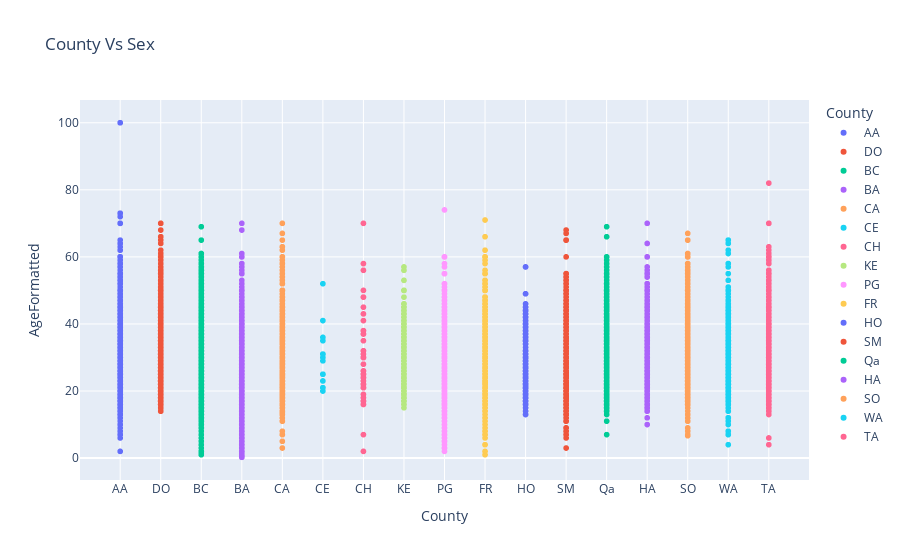

Notebook code for this chart:
### Code cell
fig = px.scatter(df[df["County"].notna()&df["AgeFormatted"].notna()], x="County", y="AgeFormatted", color="County", hover_name="Freed_FirstName",
                 title="County Vs Sex")

fig.show()
# fig = px.pie(df, names='AgeFormatted',color_discrete_sequence=px.colors.sequential.RdBu)
# fig.show()

### Figure 1 — Plotly figure (JSON) as saved in the notebook; plotly's stock layout.template omitted (floating-point values rounded to 4 significant figures; data arrays with more than 128 entries replaced by an {"elided": "..."} marker saying what was removed)
{"data": [{"hovertemplate": "<b>%{hovertext}</b><br><br>County=%{x}<br>AgeFormatted=%{y}<extra></extra>", "hovertext": {"elided": "3806 str values"}, "legendgroup": "AA", "marker": {"color": "#636efa", "symbol": "circle"}, "mode": "markers", "name": "AA", "showlegend": true, "type": "scattergl", "x": {"elided": "3806 str values"}, "xaxis": "x", "y": {"elided": "3806 int values"}, "yaxis": "y"}, {"hovertemplate": "<b>%{hovertext}</b><br><br>County=%{x}<br>AgeFormatted=%{y}<extra></extra>", "hovertext": {"elided": "1916 str values"}, "legendgroup": "DO", "marker": {"color": "#EF553B", "symbol": "circle"}, "mode": "markers", "name": "DO", "showlegend": true, "type": "scattergl", "x": {"elided": "1916 str values"}, "xaxis": "x", "y": {"elided": "1916 float values"}, "yaxis": "y"}, {"hovertemplate": "<b>%{hovertext}</b><br><br>County=%{x}<br>AgeFormatted=%{y}<extra></extra>", "hovertext": {"elided": "4000 str values"}, "legendgroup": "BC", "marker": {"color": "#00cc96", "symbol": "circle"}, "mode": "markers", "name": "BC", "showlegend": true, "type": "scattergl", "x": {"elided": "4000 str values"}, "xaxis": "x", "y": {"elided": "4000 float values"}, "yaxis": "y"}, {"hovertemplate": "<b>%{hovertext}</b><br><br>County=%{x}<br>AgeFormatted=%{y}<extra></extra>", "hovertext": {"elided": "1702 str values"}, "legendgroup": "BA", "marker": {"color": "#ab63fa", "symbol": "circle"}, "mode": "markers", "name": "BA", "showlegend": true, "type": "scattergl", "x": {"elided": "1702 str values"}, "xaxis": "x", "y": {"elided": "1702 float values"}, "yaxis": "y"}, {"hovertemplate": "<b>%{hovertext}</b><br><br>County=%{x}<br>AgeFormatted=%{y}<extra></extra>", "hovertext": {"elided": "1047 str values"}, "legendgroup": "CA", "marker": {"color": "#FFA15A", "symbol": "circle"}, "mode": "markers", "name": "CA", "showlegend": true, "type": "scattergl", "x": {"elided": "1047 str values"}, "xaxis": "x", "y": {"elided": "1047 float values"}, "yaxis": "y"}, {"hovertemplate": "<b>%{hovertext}</b><br><br>County=%{x}<br>AgeFormatted=%{y}<extra></extra>", "hovertext": ["Deborah", "John", "Jacob", "Edward", "Richard", "Phillis", "Ned", "Mary", "Edward", "Abraham", "Leonard", "Peter", "George", "Isaac", "Henny", "Ned"], "legendgroup": "CE", "marker": {"color": "#19d3f3", "symbol": "circle"}, "mode": "markers", "name": "CE", "showlegend": true, "type": "scattergl", "x": ["CE", "CE", "CE", "CE", "CE", "CE", "CE", "CE", "CE", "CE", "CE", "CE", "CE", "CE", "CE", "CE"], "xaxis": "x", "y": [29, 21, 31, 25, 25, 20, 21, 25, 52, 31, 31, 30, 23, 41, 35, 36], "yaxis": "y"}, {"hovertemplate": "<b>%{hovertext}</b><br><br>County=%{x}<br>AgeFormatted=%{y}<extra></extra>", "hovertext": ["Ralph", "Ann", "Eliza Ann", "Brooke", "Robin", "Barton", "Stephen", "Harry", "Kiah Ann", "Peggy", "Granderson", "William", "Mathew", "Mary Jane ", "Laura Ann", "Nancy", "Catherine", "Charles", "Ann", "Sarah", "Lucy", "Polly", "Galen", "John", "Jeremiah", "Dolly", "Isuck", "Betty", "James", "John", "Phillis", "William", "Hester", "Charles", "Cealy", "Mary", "William", "Madison", "Cecily", "Monica", "Rosanna'", "Nancy", "Martha", "Margaret", "Sam", "Billy", "Esther", "Cecelia", "Ann", "John", "Henry", "Tom", "Josias"], "legendgroup": "CH", "marker": {"color": "#FF6692", "symbol": "circle"}, "mode": "markers", "name": "CH", "showlegend": true, "type": "scattergl", "x": ["CH", "CH", "CH", "CH", "CH", "CH", "CH", "CH", "CH", "CH", "CH", "CH", "CH", "CH", "CH", "CH", "CH", "CH", "CH", "CH", "CH", "CH", "CH", "CH", "CH", "CH", "CH", "CH", "CH", "CH", "CH", "CH", "CH", "CH", "CH", "CH", "CH", "CH", "CH", "CH", "CH", "CH", "CH", "CH", "CH", "CH", "CH", "CH", "CH", "CH", "CH", "CH", "CH"], "xaxis": "x", "y": [58, 30, 22, 37, 21, 48, 32, 31, 23, 25, 24, 22, 21, 17, 25, 30, 17, 37, 19, 21, 45, 56, 22, 24, 25, 30, 21, 38, 18, 30, 41, 2, 25, 30, 16, 30, 22, 16, 48, 70, 17, 43, 7, 25, 28, 50, 26, 32, 21, 38, 26, 24, 35], "yaxis": "y"}, {"hovertemplate": "<b>%{hovertext}</b><br><br>County=%{x}<br>AgeFormatted=%{y}<extra></extra>", "hovertext": {"elided": "509 str values"}, "legendgroup": "KE", "marker": {"color": "#B6E880", "symbol": "circle"}, "mode": "markers", "name": "KE", "showlegend": true, "type": "scattergl", "x": {"elided": "509 str values"}, "xaxis": "x", "y": {"elided": "509 int values"}, "yaxis": "y"}, {"hovertemplate": "<b>%{hovertext}</b><br><br>County=%{x}<br>AgeFormatted=%{y}<extra></extra>", "hovertext": {"elided": "898 str values"}, "legendgroup": "PG", "marker": {"color": "#FF97FF", "symbol": "circle"}, "mode": "markers", "name": "PG", "showlegend": true, "type": "scattergl", "x": {"elided": "898 str values"}, "xaxis": "x", "y": {"elided": "898 int values"}, "yaxis": "y"}, {"hovertemplate": "<b>%{hovertext}</b><br><br>County=%{x}<br>AgeFormatted=%{y}<extra></extra>", "hovertext": {"elided": "1323 str values"}, "legendgroup": "FR", "marker": {"color": "#FECB52", "symbol": "circle"}, "mode": "markers", "name": "FR", "showlegend": true, "type": "scattergl", "x": {"elided": "1323 str values"}, "xaxis": "x", "y": {"elided": "1323 float values"}, "yaxis": "y"}, {"hovertemplate": "<b>%{hovertext}</b><br><br>County=%{x}<br>AgeFormatted=%{y}<extra></extra>", "hovertext": {"elided": "339 str values"}, "legendgroup": "HO", "marker": {"color": "#636efa", "symbol": "circle"}, "mode": "markers", "name": "HO", "showlegend": true, "type": "scattergl", "x": {"elided": "339 str values"}, "xaxis": "x", "y": {"elided": "339 int values"}, "yaxis": "y"}, {"hovertemplate": "<b>%{hovertext}</b><br><br>County=%{x}<br>AgeFormatted=%{y}<extra></extra>", "hovertext": {"elided": "1147 str values"}, "legendgroup": "SM", "marker": {"color": "#EF553B", "symbol": "circle"}, "mode": "markers", "name": "SM", "showlegend": true, "type": "scattergl", "x": {"elided": "1147 str values"}, "xaxis": "x", "y": {"elided": "1147 int values"}, "yaxis": "y"}, {"hovertemplate": "<b>%{hovertext}</b><br><br>County=%{x}<br>AgeFormatted=%{y}<extra></extra>", "hovertext": {"elided": "2143 str values"}, "legendgroup": "Qa", "marker": {"color": "#00cc96", "symbol": "circle"}, "mode": "markers", "name": "Qa", "showlegend": true, "type": "scattergl", "x": {"elided": "2143 str values"}, "xaxis": "x", "y": {"elided": "2143 int values"}, "yaxis": "y"}, {"hovertemplate": "<b>%{hovertext}</b><br><br>County=%{x}<br>AgeFormatted=%{y}<extra></extra>", "hovertext": {"elided": "442 str values"}, "legendgroup": "HA", "marker": {"color": "#ab63fa", "symbol": "circle"}, "mode": "markers", "name": "HA", "showlegend": true, "type": "scattergl", "x": {"elided": "442 str values"}, "xaxis": "x", "y": {"elided": "442 int values"}, "yaxis": "y"}, {"hovertemplate": "<b>%{hovertext}</b><br><br>County=%{x}<br>AgeFormatted=%{y}<extra></extra>", "hovertext": {"elided": "1001 str values"}, "legendgroup": "SO", "marker": {"color": "#FFA15A", "symbol": "circle"}, "mode": "markers", "name": "SO", "showlegend": true, "type": "scattergl", "x": {"elided": "1001 str values"}, "xaxis": "x", "y": {"elided": "1001 float values"}, "yaxis": "y"}, {"hovertemplate": "<b>%{hovertext}</b><br><br>County=%{x}<br>AgeFormatted=%{y}<extra></extra>", "hovertext": {"elided": "642 str values"}, "legendgroup": "WA", "marker": {"color": "#19d3f3", "symbol": "circle"}, "mode": "markers", "name": "WA", "showlegend": true, "type": "scattergl", "x": {"elided": "642 str values"}, "xaxis": "x", "y": {"elided": "642 int values"}, "yaxis": "y"}, {"hovertemplate": "<b>%{hovertext}</b><br><br>County=%{x}<br>AgeFormatted=%{y}<extra></extra>", "hovertext": {"elided": "1435 str values"}, "legendgroup": "TA", "marker": {"color": "#FF6692", "symbol": "circle"}, "mode": "markers", "name": "TA", "showlegend": true, "type": "scattergl", "x": {"elided": "1435 str values"}, "xaxis": "x", "y": {"elided": "1435 float values"}, "yaxis": "y"}], "layout": {"autosize": true, "legend": {"title": {"text": "County"}, "tracegroupgap": 0}, "title": {"text": "County Vs Sex"}, "xaxis": {"anchor": "y", "autorange": true, "categoryarray": ["AA", "DO", "BC", "BA", "CA", "CE", "CH", "KE", "PG", "FR", "HO", "SM", "Qa", "HA", "SO", "WA", "TA"], "categoryorder": "array", "domain": [0, 1], "range": [-0.9552, 16.96], "title": {"text": "County"}, "type": "category"}, "yaxis": {"anchor": "x", "autorange": true, "domain": [0, 1], "range": [-7.057, 107.3], "title": {"text": "AgeFormatted"}, "type": "linear"}}}
